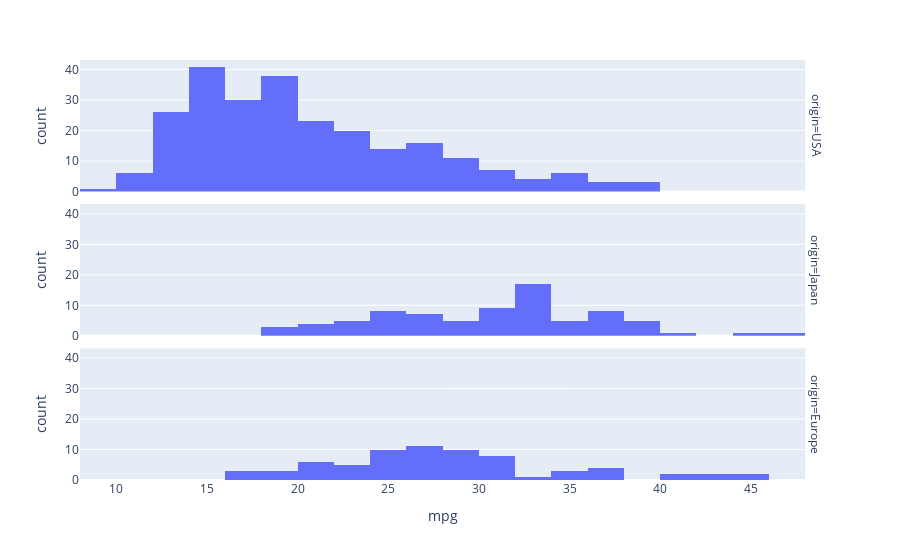

Notebook source saved alongside this figure:
### Markdown cell above
#### Histograms

### Code cell
px.histogram(mpg, x='mpg', facet_row='origin')

### Figure 1 — Plotly figure (JSON) as saved in the notebook; plotly's stock layout.template omitted (floating-point values rounded to 4 significant figures; data arrays with more than 128 entries replaced by an {"elided": "..."} marker saying what was removed)
{"data": [{"bingroup": "x", "hovertemplate": "origin=USA<br>mpg=%{x}<br>count=%{y}<extra></extra>", "legendgroup": "", "marker": {"color": "#636efa", "pattern": {"shape": ""}}, "name": "", "orientation": "v", "showlegend": false, "type": "histogram", "x": {"elided": "249 float values"}, "xaxis": "x3", "yaxis": "y3"}, {"bingroup": "x", "hovertemplate": "origin=Japan<br>mpg=%{x}<br>count=%{y}<extra></extra>", "legendgroup": "", "marker": {"color": "#636efa", "pattern": {"shape": ""}}, "name": "", "orientation": "v", "showlegend": false, "type": "histogram", "x": [24.0, 27.0, 27.0, 25.0, 31.0, 35.0, 24.0, 19.0, 28.0, 23.0, 27.0, 20.0, 22.0, 18.0, 20.0, 31.0, 32.0, 31.0, 32.0, 24.0, 26.0, 29.0, 24.0, 24.0, 33.0, 33.0, 32.0, 28.0, 19.0, 31.5, 33.5, 26.0, 30.0, 22.0, 21.5, 32.8, 39.4, 36.1, 27.5, 27.2, 21.1, 23.9, 29.5, 34.1, 31.8, 38.1, 37.2, 29.8, 31.3, 37.0, 32.2, 46.6, 40.8, 44.6, 33.8, 32.7, 23.7, 32.4, 39.1, 35.1, 32.3, 37.0, 37.7, 34.1, 33.7, 32.4, 32.9, 31.6, 25.4, 24.2, 37.0, 31.0, 36.0, 36.0, 34.0, 38.0, 32.0, 38.0, 32.0], "xaxis": "x2", "yaxis": "y2"}, {"bingroup": "x", "hovertemplate": "origin=Europe<br>mpg=%{x}<br>count=%{y}<extra></extra>", "legendgroup": "", "marker": {"color": "#636efa", "pattern": {"shape": ""}}, "name": "", "orientation": "v", "showlegend": false, "type": "histogram", "x": [26.0, 25.0, 24.0, 25.0, 26.0, 28.0, 30.0, 30.0, 27.0, 23.0, 18.0, 22.0, 21.0, 26.0, 26.0, 26.0, 29.0, 24.0, 20.0, 19.0, 24.0, 29.0, 26.0, 26.0, 24.0, 26.0, 31.0, 25.0, 29.0, 23.0, 23.0, 22.0, 25.0, 28.0, 25.0, 27.0, 29.0, 29.5, 20.0, 19.0, 16.5, 36.0, 29.0, 30.5, 21.5, 43.1, 20.3, 17.0, 21.6, 16.2, 31.5, 31.9, 25.4, 27.2, 37.3, 41.5, 34.3, 44.3, 43.4, 36.4, 30.0, 40.9, 29.8, 35.0, 33.0, 34.5, 28.1, 30.7, 36.0, 44.0], "xaxis": "x", "yaxis": "y"}], "layout": {"annotations": [{"font": {}, "showarrow": false, "text": "origin=Europe", "textangle": 90, "x": 0.98, "xanchor": "left", "xref": "paper", "y": 0.1567, "yanchor": "middle", "yref": "paper"}, {"font": {}, "showarrow": false, "text": "origin=Japan", "textangle": 90, "x": 0.98, "xanchor": "left", "xref": "paper", "y": 0.5, "yanchor": "middle", "yref": "paper"}, {"font": {}, "showarrow": false, "text": "origin=USA", "textangle": 90, "x": 0.98, "xanchor": "left", "xref": "paper", "y": 0.8433, "yanchor": "middle", "yref": "paper"}], "barmode": "relative", "legend": {"tracegroupgap": 0}, "margin": {"t": 60}, "xaxis": {"anchor": "y", "domain": [0, 0.98], "title": {"text": "mpg"}}, "xaxis2": {"anchor": "y2", "domain": [0, 0.98], "matches": "x", "showticklabels": false}, "xaxis3": {"anchor": "y3", "domain": [0, 0.98], "matches": "x", "showticklabels": false}, "yaxis": {"anchor": "x", "domain": [0, 0.3133], "title": {"text": "count"}}, "yaxis2": {"anchor": "x2", "domain": [0.3433, 0.6567], "matches": "y", "title": {"text": "count"}}, "yaxis3": {"anchor": "x3", "domain": [0.6867, 1.0], "matches": "y", "title": {"text": "count"}}}}
